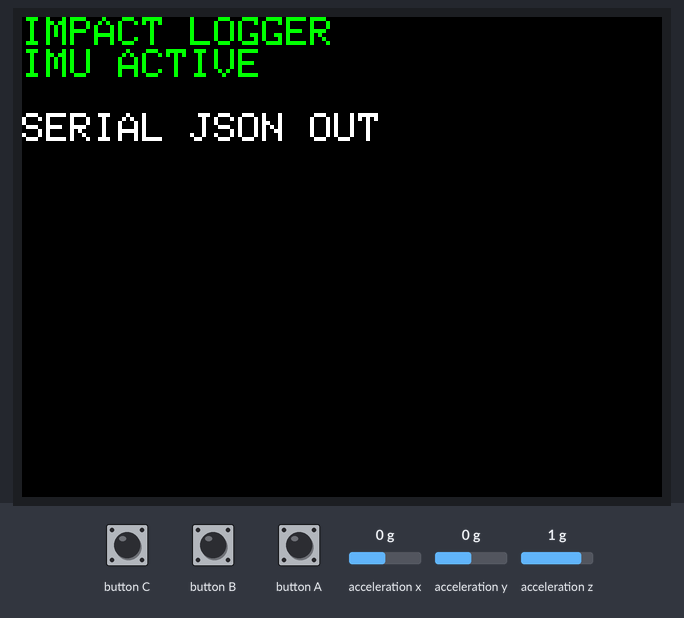
Simulated run of this program. Board: ESP32. Parts: 320×240 colour display. The inputs (shaded band) are chosen by the test bench; at power-on: acceleration x 0 g, acceleration y 0 g, acceleration z 1 g. What the program prints to the serial monitor is not drawn.

Above: at 1.4 s.

The program:

main.cpp
```cpp
#include <Arduino.h>
#include <M5Stack.h>
#include <math.h>

const float kGravityBaseline = 1.0f;
const float kImpactThreshold = 0.35f;
const float kMediumThreshold = 0.70f;
const float kHighThreshold = 1.20f;
const unsigned long kImpactCooldownMs = 500;

float prevDelta = 0.0f;
unsigned long lastImpactTime = 0;

const char* levelForDelta(float delta) {
  if (delta >= kHighThreshold) {
    return "HIGH";
  }

  if (delta >= kMediumThreshold) {
    return "MEDIUM";
  }

  return "LOW";
}

void drawFixedScreen() {
  M5.Lcd.fillScreen(BLACK);
  M5.Lcd.setCursor(0, 0);
  M5.Lcd.setTextSize(2);
  M5.Lcd.setTextColor(GREEN);
  M5.Lcd.println("IMPACT LOGGER");
  M5.Lcd.println("IMU ACTIVE");
  M5.Lcd.println();
  M5.Lcd.setTextColor(WHITE);
  M5.Lcd.println("SERIAL JSON OUT");
}

void emitImpactEvent(const char* level, float delta, unsigned long timestampMs) {
  Serial.print("{\"type\":\"IMPACT\",\"level\":\"");
  Serial.print(level);
  Serial.print("\",\"delta\":");
  Serial.print(delta, 3);
  Serial.print(",\"timestamp\":");
  Serial.print(timestampMs);
  Serial.println("}");
}

void setup() {
  M5.begin();
  M5.IMU.Init();
  Serial.begin(115200);

  M5.Lcd.setRotation(1);
  drawFixedScreen();
}

void loop() {
  M5.update();

  float ax, ay, az;
  M5.IMU.getAccelData(&ax, &ay, &az);

  float magnitude = sqrtf(ax * ax + ay * ay + az * az);
  float delta = fabsf(magnitude - kGravityBaseline);
  unsigned long now = millis();

  if (delta >= kImpactThreshold && now - lastImpactTime >= kImpactCooldownMs) {
    lastImpactTime = now;
    prevDelta = delta;
    emitImpactEvent(levelForDelta(delta), delta, now);
  }

  delay(100);
}
```
